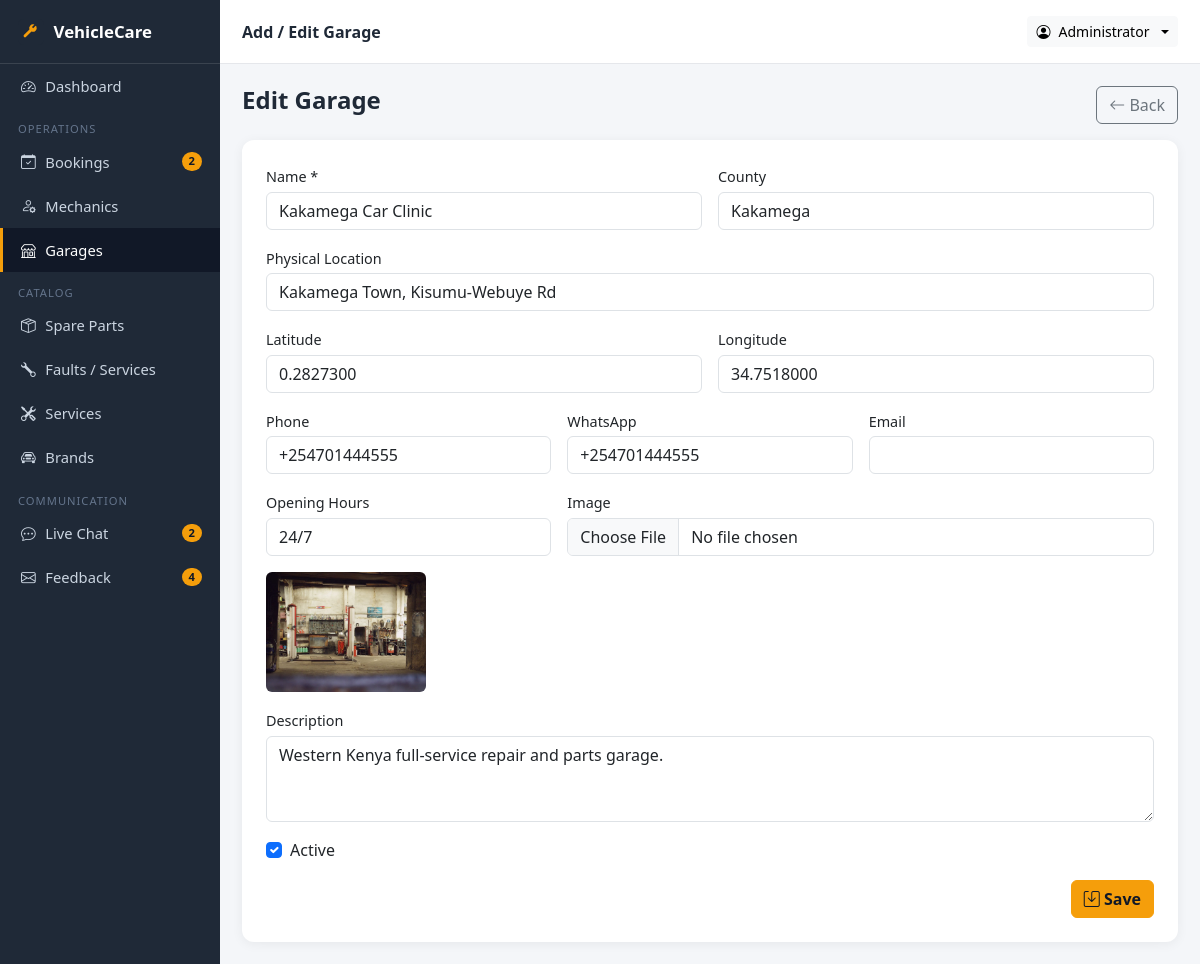
/admin/garage_edit.php?id=9 (signed in), run on the app's committed database.
### tables this page shows
CREATE TABLE `garages` (
  `garage_id` int(11) NOT NULL AUTO_INCREMENT,
  `name` varchar(120) NOT NULL,
  `county` varchar(80) DEFAULT NULL,
  `physical_location` varchar(200) DEFAULT NULL,
  `latitude` decimal(10,7) DEFAULT NULL,
  `longitude` decimal(10,7) DEFAULT NULL,
  `phone` varchar(20) DEFAULT NULL,
  `whatsapp` varchar(20) DEFAULT NULL,
  `email` varchar(100) DEFAULT NULL,
  `opening_hours` varchar(100) DEFAULT '24/7',
  `description` text DEFAULT NULL,
  `image_path` varchar(255) DEFAULT NULL,
  `is_active` tinyint(1) DEFAULT 1,
  `created_at` timestamp NOT NULL DEFAULT current_timestamp(),
  PRIMARY KEY (`garage_id`)
);

### admin/garage_edit.php (the view, shortened to what this page needs)
<?php
require_once __DIR__.'/includes/admin_header.php';
$id=(int)($_GET['id'] ?? 0);
$g=['name'=>'','county'=>'','physical_location'=>'','latitude'=>'','longitude'=>'','phone'=>'','whatsapp'=>'','email'=>'','opening_hours'=>'24/7','description'=>'','image_path'=>'','is_active'=>1];
if($id){ $s=$pdo->prepare("SELECT * FROM garages WHERE garage_id=?"); $s->execute([$id]); $g=$s->fetch()?:$g; }
?>
<div class="d-flex justify-content-between mb-3">
  <h4 class="fw-bold mb-0"><?= $id?'Edit':'Add' ?> Garage</h4>
  <a href="garages.php" class="btn btn-outline-secondary"><i class="bi bi-arrow-left"></i> Back</a>
</div>
<div class="card p-4">
  <form method="post" enctype="multipart/form-data" class="row g-3">
    <div class="col-md-6"><label class="form-label">Name *</label><input name="name" class="form-control" required value="<?= htmlspecialchars($g['name']) ?>"></div>
    <div class="col-md-6"><label class="form-label">County</label><input name="county" class="form-control" value="<?= htmlspecialchars($g['county']) ?>"></div>
    <div class="col-12"><label class="form-label">Physical Location</label><input name="physical_location" class="form-control" value="<?= htmlspecialchars($g['physical_location']) ?>"></div>
    <div class="col-md-6"><label class="form-label">Latitude</label><input name="latitude" class="form-control" value="<?= htmlspecialchars($g['latitude']) ?>"></div>
    <div class="col-md-6"><label class="form-label">Longitude</label><input name="longitude" class="form-control" value="<?= htmlspecialchars($g['longitude']) ?>"></div>
    <div class="col-md-4"><label class="form-label">Phone</label><input name="phone" class="form-control" value="<?= htmlspecialchars($g['phone']) ?>"></div>
    <div class="col-md-4"><label class="form-label">WhatsApp</label><input name="whatsapp" class="form-control" value="<?= htmlspecialchars($g['whatsapp']) ?>"></div>
    <div class="col-md-4"><label class="form-label">Email</label><input name="email" class="form-control" value="<?= htmlspecialchars($g['email']) ?>"></div>
    <div class="col-md-4"><label class="form-label">Opening Hours</label><input name="opening_hours" class="form-control" value="<?= htmlspecialchars($g['opening_hours']) ?>"></div>
    <div class="col-md-8"><label class="form-label">Image</label><input type="file" name="image" class="form-control" accept="image/*"></div>
    <?php if($g['image_path']): ?><div class="col-12"><img src="<?= UPLOAD_URL.htmlspecialchars($g['image_path']) ?>" style="max-height:120px;border-radius:6px;"></div><?php endif; ?>
    <div class="col-12"><label class="form-label">Description</label><textarea name="description" rows="3" class="form-control"><?= htmlspecialchars($g['description']) ?></textarea></div>
    <div class="col-12 form-check ms-2"><input type="checkbox" name="is_active" class="form-check-input" id="ia" <?= $g['is_active']?'checked':'' ?>><label class="form-check-label" for="ia">Active</label></div>
    <div class="col-12 text-end"><button class="btn btn-warning fw-bold"><i class="bi bi-save"></i> Save</button></div>
  </form>
</div>
<?php require_once __DIR__.'/includes/admin_footer.php'; ?>

### assets/css/style.css (style rules this page uses)
:root { --bs-primary: #1f2937; --bs-primary-rgb: 31, 41, 55; --bs-link-color: #1f2937; --bs-link-color-rgb: 31, 41, 55; --bs-link-hover-color: #f59e0b; --bs-link-hover-color-rgb: 245, 158, 11; }
body { background: #f7f8fa; font-family: system-ui, -apple-system, "Segoe UI", Roboto, "Helvetica Neue", Arial, sans-serif; color: #1f2937; }
a { text-decoration: none; }
img { max-width: 100%; }
.card { border: none; border-radius: 12px; box-shadow: 0 2px 12px rgba(0,0,0,.06); }
.btn-warning { background: #f59e0b; border-color: #f59e0b; color: #111827; }
.form-label { font-weight: 500; font-size: .9rem; margin-bottom: .25rem; }

### admin/includes/admin_header.php (style rules this page uses)
body { background:#f4f6f9; }

### data on the page
garages: name "Kakamega Car Clinic", county "Kakamega", physical_location "Kakamega Town, Kisumu-Webuye Rd", latitude "0.2827300", longitude "34.7518000", phone "+254701444555", whatsapp "+254701444555", opening_hours "24/7", image_path (picture), description "Western Kenya full-service repair and parts garage.", is_active "☑"

### other printed values
SITE_NAME "VehicleCare"
$navCounts['bookings'] "2"
$navCounts['chat'] "2"
$navCounts['feedback'] "4"
$pageTitle "Add / Edit Garage"
$_SESSION['user']['name'] "Administrator"
